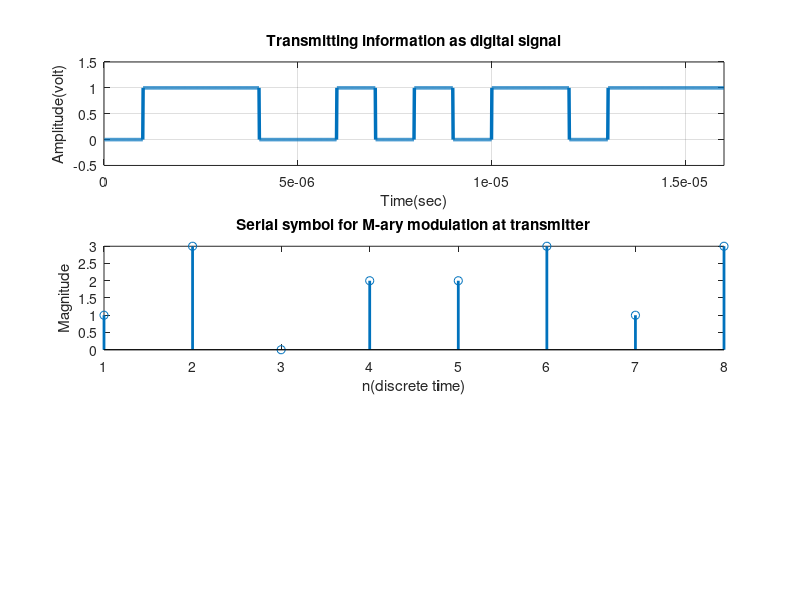

The MATLAB source for this figure: (Note: this script raises an error after producing the figure.)
clc;
clear;
close all;
 
M=4;
nbit=16;                           
msg=round(rand(nbit,1));           
disp('Binary information at transmitter ');
disp(msg);
fprintf('\n');
 
x=msg;
bp=.000001; 
bit=[]; 
for n=1:1:length(x)
    if x(n)==1
       se=ones(1,100);
    elseif x(n)==0
        se=zeros(1,100);
    end
     bit=[bit se];
end
 
t1=bp/100:bp/100:100*length(x)*(bp/100);
 
figure(1)
subplot(3,1,1);
plot(t1,bit,'lineWidth',2.5);grid on;
axis([ 0 bp*length(x) -.5 1.5]);
ylabel('Amplitude(volt)');
xlabel('Time(sec)');
title('Transmitting information as digital signal');
 
msg_reshape=reshape(msg,log2(M),nbit/log2(M))';
disp('Information are reshaped for convert symbolic form');
disp(msg_reshape);
fprintf('\n');
 
size(msg_reshape);
for j=1:1:nbit/log2(M)
   for i=1:1:log2(M)
       a(j,i)=num2str(msg_reshape(j,i));
   end
end
 
as=bin2dec(a);
ass=as';
figure(1)
subplot(3,1,2);
stem(ass,'Linewidth',2.0);
title('Serial symbol for M-ary modulation at transmitter');
xlabel('n(discrete time)');
ylabel('Magnitude');
 
disp('Mymbolic form information for M-ary');
disp(ass);
fprintf('\n');
 
x1=[0:M-1];
p=fskmod(ass,M,80000,8,2000000);  
sym=0:1:M-1;    
pp=fskmod(sym,M,80000,8,2000000);          
scatterplot(pp),grid on;
title('Constellation diagram for M-ary');
 
RR=real(p);
II=imag(p);
sp=bp*2;                              
sr=1/sp; 
f=sr*2;
t=sp/100:sp/100:sp;
ss=length(t);
m=[];
for k=1:1:length(RR)
    yr=RR(k)*cos(2*pi*f*t); 
    yim=II(k)*sin(2*pi*f*t);
    y=yr+yim;
    m=[m y];
end
 
tt=sp/100:sp/100:sp*length(RR);
 
figure(1);
subplot(3,1,3);
plot(tt,m);
title('Waveform for M-ary modulation acording to symbolic information');
xlabel('Time(sec)');
ylabel('Amplitude(volt)');
 
figure(3);
om=awgn(m,15);
subplot(3,1,1);
plot(tt,om);
title('Waveform for M-ary modulation acording to symbolic information with noise');
xlabel('Time(sec)');
ylabel('Amplitude(volt)');
 
% M-array QAM demodulation
m1=[];
m2=[];
for n=ss:ss:length(m)
  t=sp/100:sp/100:sp;
  y1=cos(2*pi*f*t);     
  y2=sin(2*pi*f*t);    
  mm1=y1.*m((n-(ss-1)):n);                                    
  mm2=y2.*m((n-(ss-1)):n);                                    
  z1=trapz(t,mm1);     
  z2=trapz(t,mm2) ;    
  zz1=round(2*z1/sp);
  zz2=round(2*z2/sp);
  m1=[m1 zz1];
  m2=[m2 zz2];
end
 
clear i;
clear j;
for (k=1:1:length(m1))  
gt(k)=m1(k)+j*m2(k);
end
 
ax=fskdemod(gt,M,80000,8,2000000);
subplot(3,1,2);
stem(ax,'linewidth',2);
title('Re-obtain symbol after M-ary demodulation ');
xlabel('n(discrete time)');
ylabel('Magnitude');
 
disp('Re-obtain symbol after M-ary demodulation ');
disp(ax);
fprintf('\n');
 
bi_in=dec2bin(ax);
[row col]=size(bi_in);
p=1;
 for(i=1:1:row)
     for(j=1:1:col)
         re_bi_in(p)=str2num(bi_in(i,j));
         p=p+1;
     end
 end
 
disp('Re-obtain binary information after M-ary demodulation');
disp(re_bi_in')
fprintf('\n');
 
x=re_bi_in;
bp=.000001;                                                    
bit=[]; 
for n=1:1:length(x)
    if x(n)==1
       se=ones(1,100);
    elseif x(n)==0
        se=zeros(1,100);
    end
     bit=[bit se];
end
 
t1=bp/100:bp/100:100*length(x)*(bp/100);
 
subplot(3,1,3);
plot(t1,bit,'lineWidth',2.5);grid on;
axis([ 0 bp*length(x) -.5 1.5]);
ylabel('Amplitude(volt)');
xlabel('Time(sec)');
title('Receiving information as digital signal after M-ary demoduation');
clc;
clear;
close all;
 
M=4;
nbit=16;                           
msg=round(rand(nbit,1));           
disp('Binary information at transmitter ');
disp(msg);
fprintf('\n');
 
x=msg;
bp=.000001; 
bit=[]; 
for n=1:1:length(x)
    if x(n)==1
       se=ones(1,100);
    elseif x(n)==0
        se=zeros(1,100);
    end
     bit=[bit se];
end
 
t1=bp/100:bp/100:100*length(x)*(bp/100);
 
figure(1)
subplot(3,1,1);
plot(t1,bit,'lineWidth',2.5);grid on;
axis([ 0 bp*length(x) -.5 1.5]);
ylabel('Amplitude(volt)');
xlabel('Time(sec)');
title('Transmitting information as digital signal');
 
msg_reshape=reshape(msg,log2(M),nbit/log2(M))';
disp('Information are reshaped for convert symbolic form');
disp(msg_reshape);
fprintf('\n');
 
size(msg_reshape);
for j=1:1:nbit/log2(M)
   for i=1:1:log2(M)
       a(j,i)=num2str(msg_reshape(j,i));
   end
end
 
as=bin2dec(a);
ass=as';
figure(1)
subplot(3,1,2);
stem(ass,'Linewidth',2.0);
title('Serial symbol for M-ary modulation at transmitter');
xlabel('n(discrete time)');
ylabel('Magnitude');
 
disp('Mymbolic form information for M-ary');
disp(ass);
fprintf('\n');
 
x1=[0:M-1];
p=fskmod(ass,M,80000,8,2000000);  
sym=0:1:M-1;    
pp=fskmod(sym,M,80000,8,2000000);          
scatterplot(pp),grid on;
title('Constellation diagram for M-ary');
 
RR=real(p);
II=imag(p);
sp=bp*2;                              
sr=1/sp; 
f=sr*2;
t=sp/100:sp/100:sp;
ss=length(t);
m=[];
for k=1:1:length(RR)
    yr=RR(k)*cos(2*pi*f*t); 
    yim=II(k)*sin(2*pi*f*t);
    y=yr+yim;
    m=[m y];
end
 
tt=sp/100:sp/100:sp*length(RR);
 
figure(1);
subplot(3,1,3);
plot(tt,m);
title('Waveform for M-ary modulation acording to symbolic information');
xlabel('Time(sec)');
ylabel('Amplitude(volt)');
 
figure(3);
om=awgn(m,15);
subplot(3,1,1);
plot(tt,om);
title('Waveform for M-ary modulation acording to symbolic information with noise');
xlabel('Time(sec)');
ylabel('Amplitude(volt)');
 
% M-array QAM demodulation
m1=[];
m2=[];
for n=ss:ss:length(m)
  t=sp/100:sp/100:sp;
  y1=cos(2*pi*f*t);     
  y2=sin(2*pi*f*t);    
  mm1=y1.*m((n-(ss-1)):n);                                    
  mm2=y2.*m((n-(ss-1)):n);                                    
  z1=trapz(t,mm1);     
  z2=trapz(t,mm2) ;    
  zz1=round(2*z1/sp);
  zz2=round(2*z2/sp);
  m1=[m1 zz1];
  m2=[m2 zz2];
end
 
clear i;
clear j;
for (k=1:1:length(m1))  
gt(k)=m1(k)+j*m2(k);
end
 
ax=fskdemod(gt,M,80000,8,2000000);
subplot(3,1,2);
stem(ax,'linewidth',2);
title('Re-obtain symbol after M-ary demodulation ');
xlabel('n(discrete time)');
ylabel('Magnitude');
 
disp('Re-obtain symbol after M-ary demodulation ');
disp(ax);
fprintf('\n');
 
bi_in=dec2bin(ax);
[row col]=size(bi_in);
p=1;
 for(i=1:1:row)
     for(j=1:1:col)
         re_bi_in(p)=str2num(bi_in(i,j));
         p=p+1;
     end
 end
 
disp('Re-obtain binary information after M-ary demodulation');
disp(re_bi_in')
fprintf('\n');
 
x=re_bi_in;
bp=.000001;                                                    
bit=[]; 
for n=1:1:length(x)
    if x(n)==1
       se=ones(1,100);
    elseif x(n)==0
        se=zeros(1,100);
    end
     bit=[bit se];
end
 
t1=bp/100:bp/100:100*length(x)*(bp/100);
 
subplot(3,1,3);
plot(t1,bit,'lineWidth',2.5);grid on;
axis([ 0 bp*length(x) -.5 1.5]);
ylabel('Amplitude(volt)');
xlabel('Time(sec)');
title('Receiving information as digital signal after M-ary demoduation');
